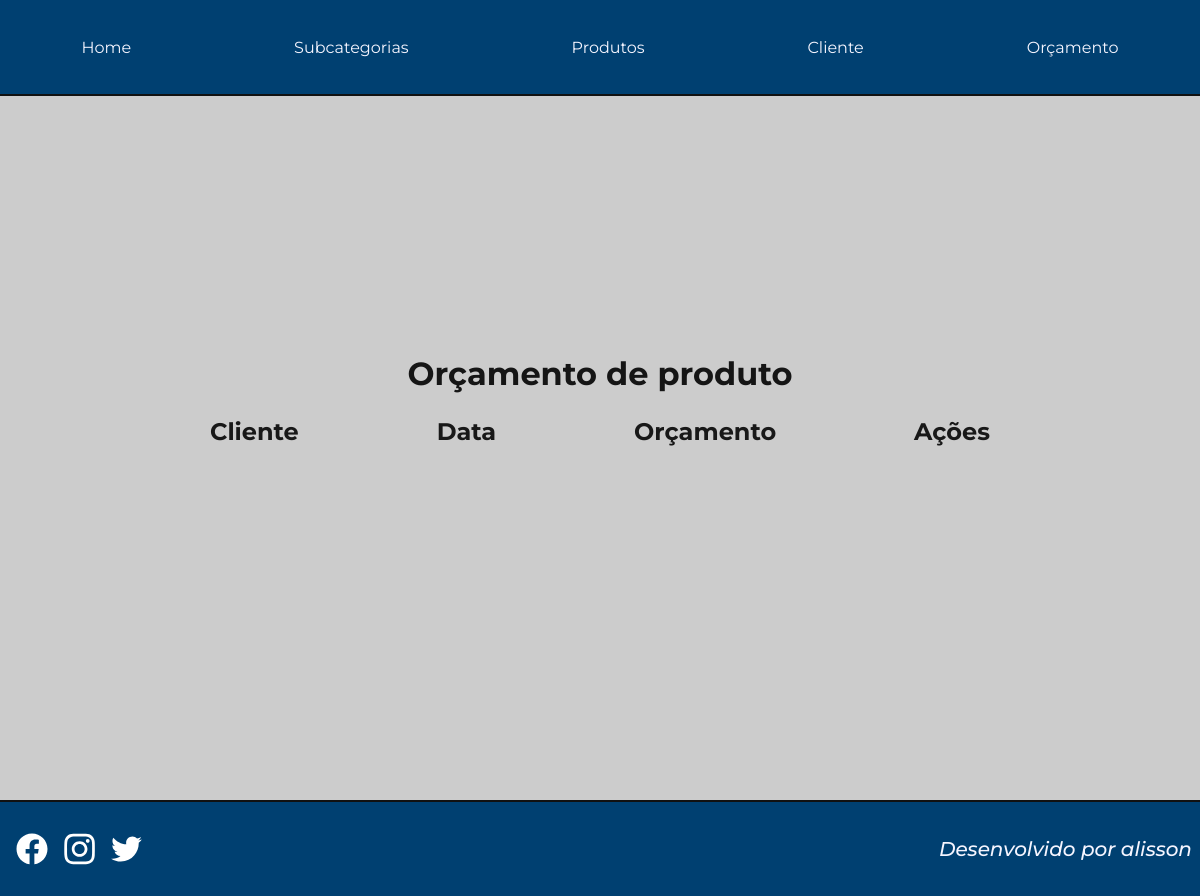
Before: /index.php?action=list&table=productsBudget with the older database file.
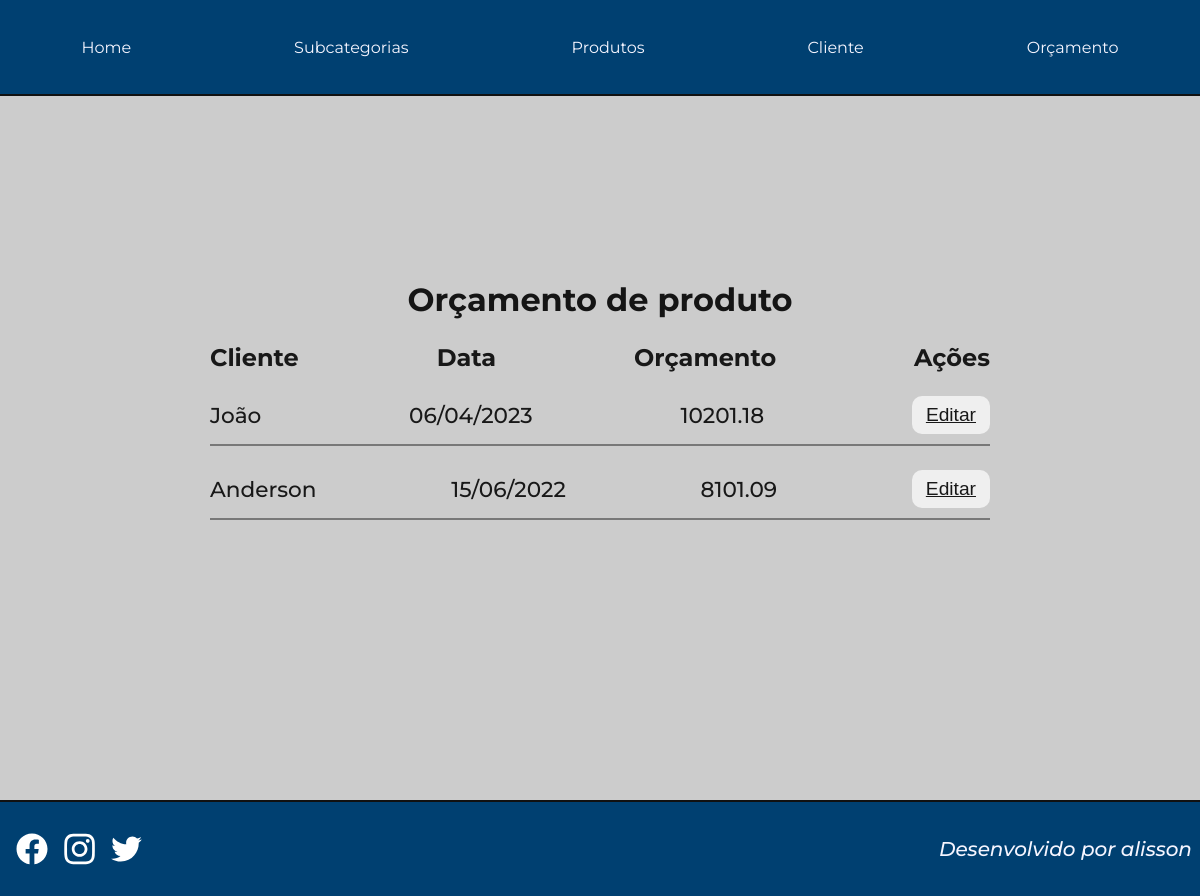
After: the same page with the newer database file.
### tables this page shows
CREATE TABLE `orcamento` (
  `id` int(11) NOT NULL,
  `nomeCliente` varchar(45) NOT NULL,
  `data` date NOT NULL
);

### list/productsBudget.php (the view)
<div class="card">
    <h2 class="title">Orçamento de produto</h2>
    <?php
    $sqlOrcamentos = "SELECT o.id AS idOrcamento, o.nomeCliente AS nomeCliente, o.data AS data, p.id AS idProduto, p.nome AS nomeProduto, p.valor AS valorProduto, SUM(p.valor * po.quantidade) as total FROM orcamento as o JOIN produtosorcamento as po ON po.orcamento = o.id JOIN produto as p ON p.id = po.produto GROUP BY o.id";
    $consultaOrcamentos = $pdo->prepare($sqlOrcamentos);
    $consultaOrcamentos->execute();
    ?>
    <table class="table">
        <thead class="table_head">
            <tr class="row">
                <td class="col">Cliente</td>
                <td class="col">Data</td>
                <td class="col">Orçamento</td>
                <td class="col actions">Ações</td>
            </tr>
        </thead>
        <?php
        while ($dados = $consultaOrcamentos->fetch(PDO::FETCH_OBJ)) {
            $nomeCliente = $dados->nomeCliente;
            $data = $dados->data;
            $total = $dados->total;
            $idOrcamento = $dados->idOrcamento;
            $data = date("d/m/Y", strtotime($data));
        ?>
            <tbody class="table_body">
                <tr class="row">
                    <td class="col"><?= $nomeCliente ?></td>
                    <td class="col"><?= $data ?></td>
                    <td class="col"><?= $total ?></td>
                    <td class="col buttons">
                        <button type="button">
                            <a href="index.php?action=list&table=cart&id=<?= $idOrcamento ?>">Editar</a>
                        </button>
                    </td>
            </tbody>
        <?php
        }
        ?>
    </table>
</div>

Changed rows visible on the page:
added orcamento: nomeCliente "João", data "06/04/2023", total "10201.18"
added orcamento: nomeCliente "Anderson", data "15/06/2022", total "8101.09"
